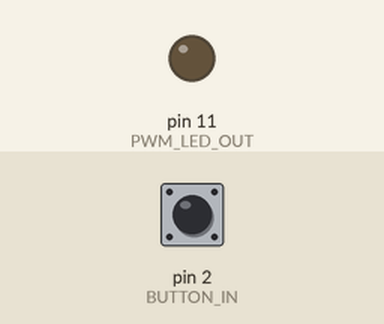
Recording of a sketch running on a simulated Arduino Uno, built with avr-gcc and run on an emulated ATmega328P. Parts: output pins drawn as LEDs (lit = HIGH). The inputs (shaded band) are chosen by the test bench; at power-on: pin 2 (BUTTON_IN) HIGH.

Above: at 1.2 s.
1.3 s: pin 2 (BUTTON_IN) pulled LOW for 0.15 s
At 1.8 s:
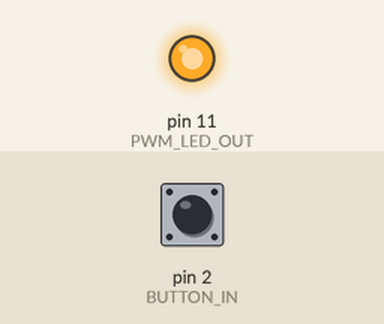
2.9 s: pin 2 (BUTTON_IN) pulled LOW for 1 s
At 4.2 s:
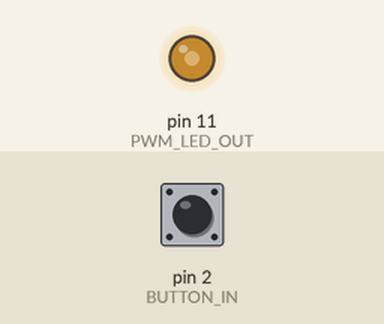
5.4 s: pin 2 (BUTTON_IN) pulsed LOW 5 times (0.12 s each, 0.3 s apart)
At 7.0 s:
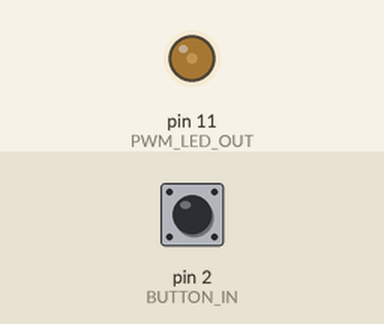
8.4 s: pin 2 (BUTTON_IN) pulled LOW for 3.2 s
At 9.6 s:
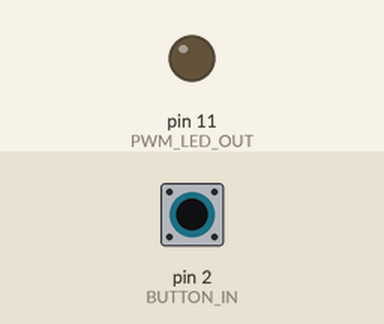
Timing chart, 0 to 11.4 s (numbered marks = the images above; inputs shaded):
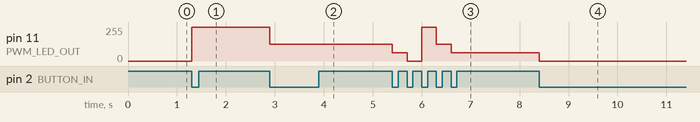

The sketch:

Designlight.ino
```cpp
// define constants
#define FLASH_RATE_HZ 2
#define BUTTON_IN 2
#define PWM_LED_OUT 11
#define PWM_MAX 255

// Operating mode: 0 - off, 1 - bright, 2 - mid, 3 - dim, 4 - flashing
int op_mode = 0;
bool button_pushed = false;
bool previous_button_state = false;
int PWM_OUT = 0;

void setup() {
  // put your setup code here, to run once:

attachInterrupt(digitalPinToInterrupt(BUTTON_IN), change_button_state, FALLING);
}

void loop() {
  // put your main code here, to run repeatedly:

  check_button_state();

  adjust_pwm_to_opmode();

  send_pwm_to_led();

}

void change_button_state() {
  // switches button_pushed to true
  button_pushed = true;
  }

void check_button_state() {
  // checks if button is pushed and changes to next op mode if it is
  if (button_pushed && op_mode < 4) {
    op_mode = op_mode + 1;
  }
  if (button_pushed && op_mode == 4) {
    op_mode = 0;
  }
  button_pushed = 0;
}

void adjust_pwm_to_opmode() {
  // op mode is adjusted to op_mode
  switch (op_mode) {
    case 0:
      PWM_OUT = 0;
      break;
    case 1:
      PWM_OUT = PWM_MAX;
      break;
    case 2:
      PWM_OUT = PWM_MAX/2;
      break;
    case 3:
      PWM_OUT = PWM_MAX/4;
      break;
    case 4:
      flash_led();
      break;
  }
}

void send_pwm_to_led() {
  analogWrite(PWM_LED_OUT, PWM_OUT);
}

void flash_led() {
  while(!button_pushed){
    analogWrite(PWM_LED_OUT, PWM_MAX);
    delay(500);
    analogWrite(PWM_LED_OUT, 0);
    delay(500);
  }
}
```

Measured:
- after the input at 1.3 s, pin 11 (PWM_LED_OUT): 0/255 → 255/255 at once
- after the input at 2.9 s, pin 11 (PWM_LED_OUT): 255/255 → 127/255 at once
- after the input at 5.4 s, pin 11 (PWM_LED_OUT): 127/255 → 63/255 at once, → 0/255 0.30 s later, → 255/255 0.30 s later, → 127/255 0.30 s later, … (5 changes in this stretch)
- after the input at 8.4 s, pin 11 (PWM_LED_OUT): 63/255 → 0/255 at once
